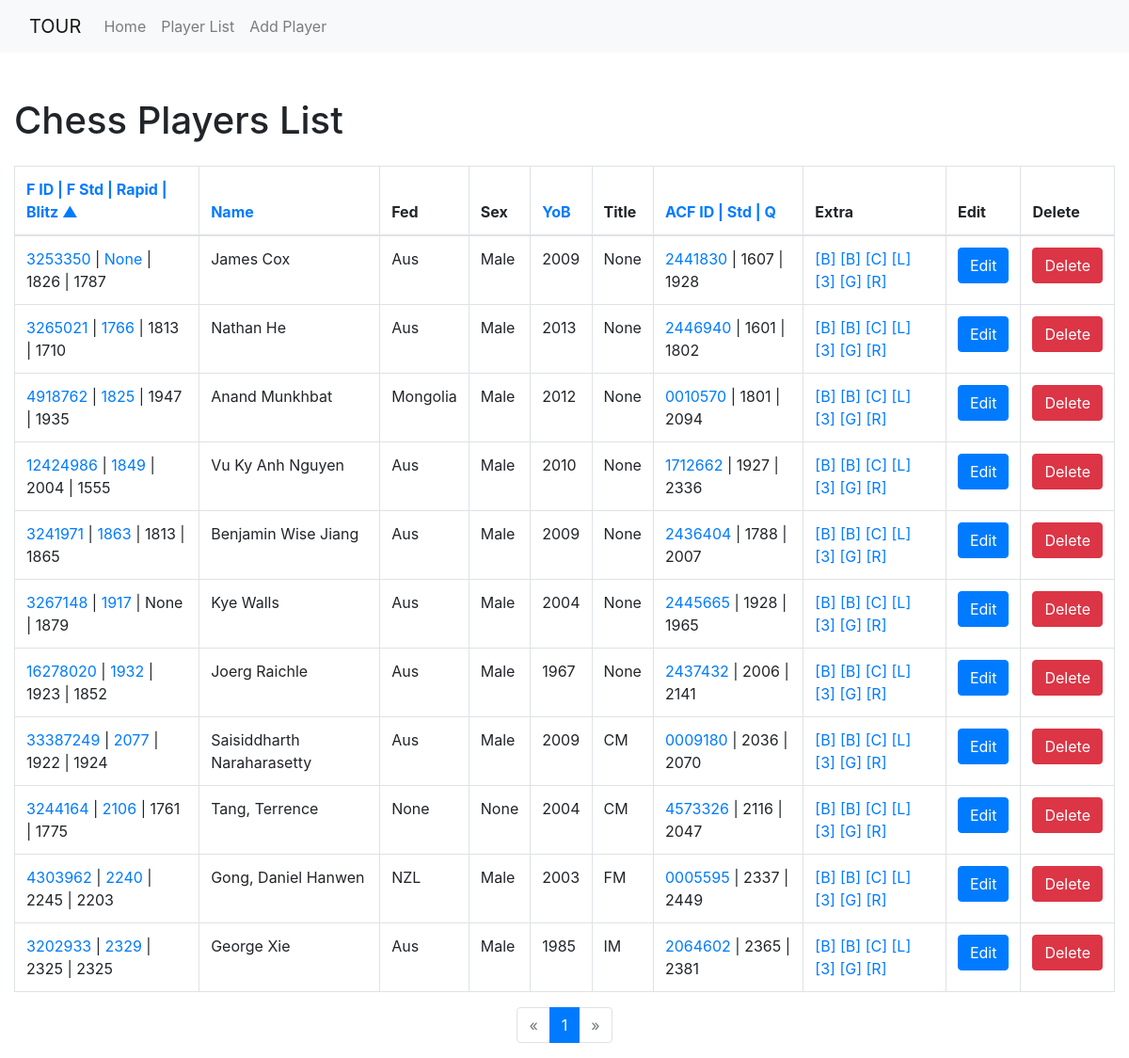
Page /list_players?sort_by=RatingStandard&order=asc on the committed database.
### app.py (models this page shows, shortened)
class ChessPlayers(db.Model):
    FideID = db.Column(db.Integer, primary_key=True)
    FullName = db.Column(db.String(100), nullable=False)
    Federation = db.Column(db.String(100), nullable=True)
    Sex = db.Column(db.String(1), nullable=True)
    YearOfBirth = db.Column(db.Integer, nullable=True)
    FIDETitle = db.Column(db.String(10), nullable=True)
    RatingStandard = db.Column(db.Integer, nullable=True)
    RatingRapid = db.Column(db.Integer, nullable=True)
    RatingBlitz = db.Column(db.Integer, nullable=True)
    ACFID = db.Column(db.String(100), nullable=True)
    RatingACFStandard = db.Column(db.String(100), nullable=True)
    RatingACFQuick  = db.Column(db.String(100), nullable=True)
    ChessTempo = db.Column(db.String(100), nullable=True)
    ChessBase = db.Column(db.String(100), nullable=True)
    ChessCom = db.Column(db.String(100), nullable=True)
    LiChess = db.Column(db.String(100), nullable=True)
    Chess365 = db.Column(db.String(100), nullable=True)
    ChessGames = db.Column(db.String(100), nullable=True)
    ChessResults = db.Column(db.String(100), nullable=True)

### app.py (the view)
@app.route('/list_players')
def list_players():
    page = request.args.get('page', 1, type=int)
    sort_by = request.args.get('sort_by', 'FideID')
    order = request.args.get('order', 'asc')
    if sort_by == 'name':
        if order == 'asc':
            players = ChessPlayers.query.order_by(ChessPlayers.FullName.asc()).paginate(page=page, per_page=100)
        else:
            players = ChessPlayers.query.order_by(ChessPlayers.FullName.desc()).paginate(page=page, per_page=100)
    elif sort_by == 'YoB':
        if order == 'asc':
            players = ChessPlayers.query.order_by(ChessPlayers.YearOfBirth.asc()).paginate(page=page, per_page=100)
        else:
            players = ChessPlayers.query.order_by(ChessPlayers.YearOfBirth.desc()).paginate(page=page, per_page=100)
    elif sort_by == 'RatingStandard':
        if order == 'asc':
            players = ChessPlayers.query.order_by(ChessPlayers.RatingStandard.asc()).paginate(page=page, per_page=100)
        else:
            players = ChessPlayers.query.order_by(ChessPlayers.RatingStandard.desc()).paginate(page=page, per_page=100)
    elif sort_by == 'RatingACFStandard':
        if order == 'asc':
            players = ChessPlayers.query.order_by(ChessPlayers.RatingACFStandard.asc()).paginate(page=page, per_page=100)
        else:
            players = ChessPlayers.query.order_by(ChessPlayers.RatingACFStandard.desc()).paginate(page=page, per_page=100)
    else:
        if order == 'asc':
            players = ChessPlayers.query.order_by(ChessPlayers.FideID.asc()).paginate(page=page, per_page=100)
        else:
            players = ChessPlayers.query.order_by(ChessPlayers.FideID.desc()).paginate(page=page, per_page=100)
    return render_template('list_players.html', players=players, sort_by=sort_by, order=order)

### templates/list_players.html (shortened to what this page needs)
<!DOCTYPE html>
<html lang="en">
<head>
    <link rel="stylesheet" href="https://maxcdn.bootstrapcdn.com/bootstrap/4.5.2/css/bootstrap.min.css">
</head>
<body>
    <nav class="navbar navbar-expand-lg navbar-light bg-light">
        <div class="container-fluid">
            <a class="navbar-brand" href="#">TOUR</a>
            <div class="collapse navbar-collapse" id="navbarNav">
                <ul class="navbar-nav">
                    <li class="nav-item">
                        <a class="nav-link" href="/">Home</a>
                    </li>
                    <li class="nav-item">
                        <a class="nav-link" href="/list_players">Player List</a>
                    </li>
                    <li class="nav-item">
                        <a class="nav-link" href="/add_chess_player">Add Player</a>
                    </li>
                </ul>
            </div>
        </div>
    </nav>
    <div class="container-fluid mt-5">
        <h1 class="mb-4">Chess Players List</h1>
        <table class="table table-bordered w-100">
            <thead>
            <tr>
            <th>
                <a href="{{ url_for('list_players', sort_by='RatingStandard', order='asc' if sort_by != 'RatingStandard' or order == 'desc' else 'desc') }}">
                    F ID | F Std | Rapid | Blitz
                    {% if sort_by == 'RatingStandard' %}
                        {% if order == 'asc' %}
                            &#9650;
                        {% else %}
                            &#9660;
                        {% endif %}
                    {% endif %}
                </a>
            </th>
            <th>
                <a href="{{ url_for('list_players', sort_by='name', order='asc' if sort_by != 'name' or order == 'desc' else 'desc') }}">
                    Name
                </a>
            </th>
            <th>Fed</th>
            <th>Sex</th>
            <th>
                <a href="{{ url_for('list_players', sort_by='YoB', order='asc' if sort_by != 'YoB' or order == 'desc' else 'desc') }}">
                    YoB
                </a>
            </th> <th>Title</th>
            <th>
                <a href="{{ url_for('list_players', sort_by='RatingACFStandard', order='asc' if sort_by != 'RatingACFStandard' or order == 'desc' else 'desc') }}">
                    ACF ID | Std | Q
                </a>
            </th>
            <th>Extra</th>
            <th>Edit</th>
            <th>Delete</th>
            </tr>
            </thead>
            <tbody>
            {% for player in players %}
            <td><a href="https://ratings.fide.com/profile/{{ player.FideID }}" target="_blank">{{ player.FideID }}</a> |
            <a href="https://ratings.fide.com/profile/{{ player.FideID }}/chart" target="_blank">{{ player.RatingStandard }}</a> |
                {{ player.RatingRapid }} |
                {{ player.RatingBlitz }}</td>
            <td>{{ player.FullName }}</td>
            <td>{{ player.Federation }}</td>
            <td>{{ player.Sex }}</td>
            <td>{{ player.YearOfBirth }}</td>
            <td>{{ player.FIDETitle }}</td>
            <td><a href="https://sachess.org.au/ratings/player?id={{ player.ACFID }}" target="_blank">{{ player.ACFID }}</a> |
            {{ player.RatingACFStandard }} |
            {{ player.RatingACFQuick }}</td>
            <td><a href="{{ player.ChessTempo }}" target="_blank">[B]</a>
            <a href="{{ player.ChessBase }}" target="_blank">[B]</a>
            <a href="{{ player.ChessCom }}" target="_blank">[C]</a>
            <a href="{{ player.LiChess }}" target="_blank">[L]</a>
            <a href="{{ player.Chess365 }}" target="_blank">[3]</a>
            <a href="{{ player.ChessGames }}" target="_blank">[G]</a>
            <a href="{{ player.ChessResults }}" target="_blank">[R]</a></td>
            <td><a href="{{ url_for('edit_player', FideID=player.FideID) }}" class="btn btn-primary">Edit</a></td>
            <td><a href="{{ url_for('delete_player', FideID=player.FideID) }}" class="btn btn-danger">Delete</a></td>
            {% endfor %}
            </tbody>
        </table>
        <nav aria-label="Page navigation">
            <ul class="pagination justify-content-center">
                {% if players.has_prev %}
                <li class="page-item">
                    <a class="page-link" href="{{ url_for('list_players', page=players.prev_num) }}" aria-label="Previous">
                        <span aria-hidden="true">&laquo;</span>
                    </a>
                </li>
                {% else %}
                <li class="page-item disabled">
                    <a class="page-link" href="#" aria-label="Previous">
                        <span aria-hidden="true">&laquo;</span>
                    </a>
                </li>
                {% endif %}
                {% for page_num in players.iter_pages() %}
                {% if page_num %}
                {% if page_num == players.page %}
                <li class="page-item active"><a class="page-link" href="#">{{ page_num }}</a></li>
                {% else %}
                <li class="page-item"><a class="page-link" href="{{ url_for('list_players', page=page_num) }}">{{ page_num }}</a></li>
                {% endif %}
                {% else %}
                <li class="page-item disabled"><a class="page-link" href="#">...</a></li>
                {% endif %}
                {% endfor %}
                {% if players.has_next %}
                <li class="page-item">
                    <a class="page-link" href="{{ url_for('list_players', page=players.next_num) }}" aria-label="Next">
                        <span aria-hidden="true">&raquo;</span>
                    </a>
                </li>
                {% else %}
                <li class="page-item disabled">
                    <a class="page-link" href="#" aria-label="Next">
                        <span aria-hidden="true">&raquo;</span>
                    </a>
                </li>
                {% endif %}
            </ul>
        </nav>
    </div>
</body>
</html>

### rows in the picture
ChessPlayers: FideID "3253350", RatingStandard "None", RatingRapid "1826", RatingBlitz "1787", FullName "James Cox", Federation "Aus", Sex "Male", YearOfBirth "2009", FIDETitle "None", ACFID "2441830", RatingACFStandard "1607", RatingACFQuick "1928"
ChessPlayers: FideID "3265021", RatingStandard "1766", RatingRapid "1813", RatingBlitz "1710", FullName "Nathan He", Federation "Aus", Sex "Male", YearOfBirth "2013", FIDETitle "None", ACFID "2446940", RatingACFStandard "1601", RatingACFQuick "1802"
ChessPlayers: FideID "4918762", RatingStandard "1825", RatingRapid "1947", RatingBlitz "1935", FullName "Anand Munkhbat", Federation "Mongolia", Sex "Male", YearOfBirth "2012", FIDETitle "None", ACFID "0010570", RatingACFStandard "1801", RatingACFQuick "2094"
ChessPlayers: FideID "12424986", RatingStandard "1849", RatingRapid "2004", RatingBlitz "1555", FullName "Vu Ky Anh Nguyen", Federation "Aus", Sex "Male", YearOfBirth "2010", FIDETitle "None", ACFID "1712662", RatingACFStandard "1927", RatingACFQuick "2336"
ChessPlayers: FideID "3241971", RatingStandard "1863", RatingRapid "1813", RatingBlitz "1865", FullName "Benjamin Wise Jiang", Federation "Aus", Sex "Male", YearOfBirth "2009", FIDETitle "None", ACFID "2436404", RatingACFStandard "1788", RatingACFQuick "2007"
ChessPlayers: FideID "3267148", RatingStandard "1917", RatingRapid "None", RatingBlitz "1879", FullName "Kye Walls", Federation "Aus", Sex "Male", YearOfBirth "2004", FIDETitle "None", ACFID "2445665", RatingACFStandard "1928", RatingACFQuick "1965"
ChessPlayers: FideID "16278020", RatingStandard "1932", RatingRapid "1923", RatingBlitz "1852", FullName "Joerg Raichle", Federation "Aus", Sex "Male", YearOfBirth "1967", FIDETitle "None", ACFID "2437432", RatingACFStandard "2006", RatingACFQuick "2141"
ChessPlayers: FideID "33387249", RatingStandard "2077", RatingRapid "1922", RatingBlitz "1924", FullName "Saisiddharth Naraharasetty", Federation "Aus", Sex "Male", YearOfBirth "2009", FIDETitle "CM", ACFID "0009180", RatingACFStandard "2036", RatingACFQuick "2070"
ChessPlayers: FideID "3244164", RatingStandard "2106", RatingRapid "1761", RatingBlitz "1775", FullName "Tang, Terrence", Federation "None", Sex "None", YearOfBirth "2004", FIDETitle "CM", ACFID "4573326", RatingACFStandard "2116", RatingACFQuick "2047"
ChessPlayers: FideID "4303962", RatingStandard "2240", RatingRapid "2245", RatingBlitz "2203", FullName "Gong, Daniel Hanwen", Federation "NZL", Sex "Male", YearOfBirth "2003", FIDETitle "FM", ACFID "0005595", RatingACFStandard "2337", RatingACFQuick "2449"
ChessPlayers: FideID "3202933", RatingStandard "2329", RatingRapid "2325", RatingBlitz "2325", FullName "George Xie", Federation "Aus", Sex "Male", YearOfBirth "1985", FIDETitle "IM", ACFID "2064602", RatingACFStandard "2365", RatingACFQuick "2381"

### other values in the picture
{{ page_num }} "1"
